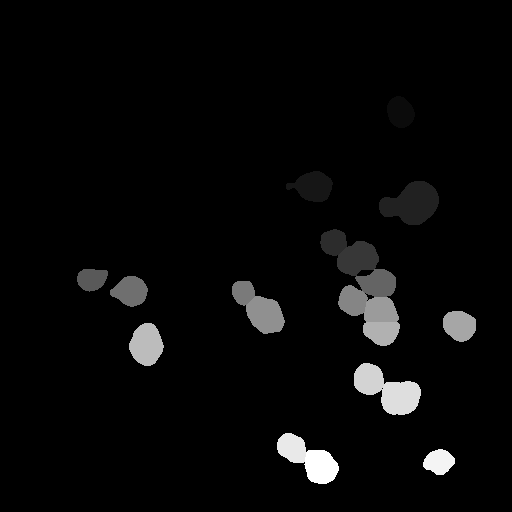
#> input picture testing_environment/test_run/cell/C_0998aab0e8c241dfb7fbed215b6c91c8_rmEcc.png, 512 x 512 px
$ python -i mito_segmentation.py   (imports and definitions only)   (older library calls are emulated)
#> lines starting #> are read from the running program, lines starting #| are printed output that depends on the picture; after the words box and inside, x2 and y2 are one past the last pixel; in counts of white or black regions, pixels touching at a corner belong together
#> further down, picture is the input picture: shape (512, 512, 3); min 0, max 255, mean 8.5

import sys, os, argparse
import re
import numpy as np
from skimage import io
from skimage.morphology import disk
from scipy.ndimage import gaussian_filter
from skimage.filters import median
from scipy.stats import iqr
from skimage.filters import threshold_local
from scipy import ndimage as ndi
from skimage.morphology import skeletonize_3d
from collections import defaultdict
import mahotas as mh

import lib.pathfinder as pathfinder
from lib.read_write import *
from lib.render import *

dtype2bits = {'uint8': 8,
			  'uint16': 16,
			  'uint32': 32}


dtype2range = { 'uint8': 255,
				'uint16': 65535,
				'uint32': 4294967295,
				'uint64': 18446744073709551615}

projection_suffix = "_P"
binary_suffix = "_bin"
skel_suffix = "_skel"
img_suffix = "_fig.png"


# [41 lines left out: functions avg_projection, max_projection, not called in this run]


def gamma_stabilize(image, alpha_clean = 5, floor_method = 'min'):
	"""Normalizes the luma curve. floor intensity becomes 0 and max allowed by the bit number - 1
	Borrowed from Andrei's Imagepipe

	:param image: [np.ndarray]
	:param alpha_clean: [int] size of features that would be removed if surrounded by a majority of
	:param floor_method: [str] ['min', '1q', '5p', 'median'] method of setting the floor intensity. 1q is first quartile, 1p is the first percentile
	:return: [np.ndarray]
	"""
	bits = dtype2bits[image.dtype.name]
	if floor_method == 'min':
		inner_min = np.min(image)
	elif floor_method == '1q':
		inner_min = np.percentile(image, 25)
	elif floor_method == '5p':
		inner_min = np.percentile(image, 5)
	elif floor_method == 'median':
		inner_min = np.median(image)
	else:
		raise PipeArgError('floor_method can only be one of the three types: min, 1q, 5p or median')
	stabilized = (image - inner_min) / (float(2 ** bits) - inner_min)
	stabilized[stabilized < alpha_clean*np.median(stabilized)] = 0
	return stabilized


def fft_ifft(image, struct_element):
	'''Performs a fast fourier transform, removes certain frequencies highlighted by
	the structuring element, and returns the inverse fourier transform back.
	Helper function disk_hole

	:param image: [np.ndarray] Image to be filtered
	:param struct_element: [np.ndarray] filter to be applied to image in frequency space, should be same dimension as input image
	:return: [np.ndarray] filtered image
	'''
	# print "> Performing FFT>filter>IFFT transform"

	fft_transform = np.fft.fft2(image)
	f_shift = np.fft.fftshift(fft_transform)

	# magnitude_spectrum = 20*np.log(np.abs(f_shift))
	# view_2d_img(magnitude_spectrum)
	# view_2d_img(struct_element)

	f_shift_filtered = f_shift * struct_element

	# magnitude_spectrum_filtered = 20*np.log(np.abs(f_shift_filtered))
	# view_2d_img(magnitude_spectrum_filtered)

	f_inv_shift = np.fft.ifftshift(f_shift_filtered)
	recovered_img = np.fft.ifft2(f_inv_shift)
	recovered_img = np.abs(recovered_img)
	return recovered_img


def smooth(image, smoothing_px = 0.5, threshold = 1):
	"""Gaussian smoothing of the image
	Borrowed from Andrei's Imagepipe

	:param image: [np.ndarray] Input image
	:param smoothing_px: [float] size of smoothing pixel
	:param threshold: [int] threshold to filter image intensity
	:return: [np.ndarray]
	"""
	# print "> Filtering image with Gaussian filter"
	if len(image.shape) > 2:
		for i in range(0, image.shape[0]):
			image[i, :, :] = gaussian_filter(image[i, :, :],
											 smoothing_px, mode='constant')
			image[image < threshold * np.mean(image)] = 0
	else:
		image = gaussian_filter(image, smoothing_px, mode='constant')
		image[image < threshold * np.mean(image)] = 0
	return image


def disk_hole(image, radius, pinhole = False):
	'''Returns either an image of a pinhole or a circle in the
	middle for removing high frequency/ low frequency noise using FFT
	same dimensions as input image
	Pinhole =  True : pinhole filter, or high pass filter. Filters out low frequency
	content to yield edges
	Pinhole = False: single dot filter, preserves low frequency content

	:param image: [np.ndarray] 2d input image (filter will be applied eventually), used to get dims
	:param radius: [int] radius of pinhole/pinpoint
	:param pinhole: [bool] determines whether the filter will be a pinhole or pinpoint
	:return: [np.ndarray] 2d filter of same size of 2d image input
	'''
	x, y = image.shape
	structuring_element = np.zeros((x, y), dtype = int)
	center = x//2

	for rows in range(x):
		for cols in range(y):
			if (rows - center + 0.5) ** 2 + (cols - center + 0.5) ** 2 <= radius ** 2:
				structuring_element[rows, cols] = 1
	if pinhole:
		return 1 - structuring_element
	else:
		return structuring_element


def img_type_2uint8(base_image, func = 'floor'):
	'''
	Converts a given image type to a uint8 image
	Rounding is done either via 'floor', 'ceiling', or 'fix' functions in numpy

	:param base_image: [np.ndarray] input image
	:param func: [str] function used for scaling image pixel intensity
	:return: [np.ndarray] uint8 image
	'''
	# print "> Converting Image to uin8"
	try:
		bi_max_val = global_max(base_image)
		bi_min_val = global_min(base_image)
		dt_max = dtype2range['uint8']
		dt_min = 0

		# scaled = dt_min * (1 - ((base_image - bi_min_val) / (bi_max_val - bi_min_val))) + dt_max * ((base_image - bi_min_val)/(bi_max_val - bi_min_val))
		scaled = (base_image - bi_min_val) * ((dt_max - dt_min) / (bi_max_val - bi_min_val)) + dt_min

		if func == 'floor':
			pre_int = np.floor(scaled)
		elif func == 'ceiling':
			pre_int = np.ceil(scaled)
		elif func == 'fix':
			pre_int = np.fix(scaled)
		else:
			raise IOError

		return np.uint8(pre_int)
	except IOError:
		print("Function '{}' not recognized ".format(func))
		raise Exception


def global_max(img_2d):
	'''Returns the maximum pixel value within a 2-3d image'''
	return np.amax(img_2d.flatten())


def global_min(img_2d):
	'''
	Returns the minimum pixel value within a 2-3d image
	'''
	return np.amin(img_2d.flatten())


def label_and_correct(binary_channel, pre_binary, min_px_radius = 10, max_px_radius = 100, min_intensity = 0, mean_diff = 10):
	"""
	Labelling of a binary image, with constraints on minimal feature size, minimal intensity of area
	 covered by a binary label or minimal mean difference from background

	:param binary_channel: [np.ndarray] input image
	:param pre_binary: [np.ndarray] used to compute total intensity
	:param min_px_radius: [float] minimal feature size
	:param min_intensity: [float] minimal total intensity
	:param mean_diff: [float] minimal (multiplicative) difference from the background
	:return: [np.ndarray]
	"""
	labeled_field, object_no = ndi.label(binary_channel, structure = np.ones((3, 3)))

	# [5 lines of commented-out code are left out]
	background_mean = np.mean(pre_binary[labeled_field == 0])
	for label in range(1, object_no+1):
		mask = labeled_field == label
		px_radius = np.sqrt(np.sum((mask).astype(np.int8)))
		total_intensity = np.sum(pre_binary[mask])
		label_mean = np.mean(pre_binary[labeled_field == label])
		if px_radius < min_px_radius or total_intensity < min_intensity or label_mean < mean_diff * background_mean or px_radius > max_px_radius:
			labeled_field[labeled_field == label] = 0
	# dbg.label_and_correct_debug(labeled_field)
	return labeled_field


def binarize_img(raw_img):
	'''
	Function reads in a z stack image and returns the segmented binary image in the form of a numpy array.
	'''
	z, x, y = raw_img.shape
#> z = 512; x = 512; y = 3


	binary = np.zeros_like(raw_img)
	for img_slice in range(z):
		struct_elemt = disk(1)
		slice_data = raw_img[img_slice, :, :]

		output1 = gamma_stabilize(slice_data, alpha_clean = 1, floor_method = 'min')

		output2 = smooth(output1, smoothing_px = 2, threshold = 1)
		median_filtered = median(output1, struct_elemt)
		fft_filter_disk = disk_hole(median_filtered, radius = 5, pinhole = True)
		# Remove High frequency noise from image
		FFT_Filtered = fft_ifft(median_filtered, fft_filter_disk)


		# Convert image to 8 bit for median filter to work
		image_8bit = img_type_2uint8(FFT_Filtered, func = 'floor')
		test = median(image_8bit, struct_elemt)

		test_px_dataset = test.flatten()
		n_bins = int(2 * iqr(test_px_dataset) * (len(test_px_dataset) ** (1/3)))

		if n_bins <= 0:
			n, bin_edge = np.histogram(test_px_dataset)
		else:
			n, bin_edge = np.histogram(test_px_dataset, n_bins)

		test_peak_max_indx = np.argmax(n)
		bin_midpt = (bin_edge[test_peak_max_indx] + bin_edge[test_peak_max_indx + 1]) / 2
		test_mask = test > bin_midpt
		test_masked = test * test_mask

		local_thresh = threshold_local(test_masked,
										block_size = 31,
										offset = -15)
		binary_local = test_masked > local_thresh
		# label individual elements and remove really small noise and background
		corrected_slice = label_and_correct(binary_local, test,
												min_px_radius = 1,
												max_px_radius = 100,
												min_intensity = 0,
												mean_diff = 11.9)
		corrected_slice[corrected_slice > 0] = 1
		binary[img_slice, :, :] = corrected_slice
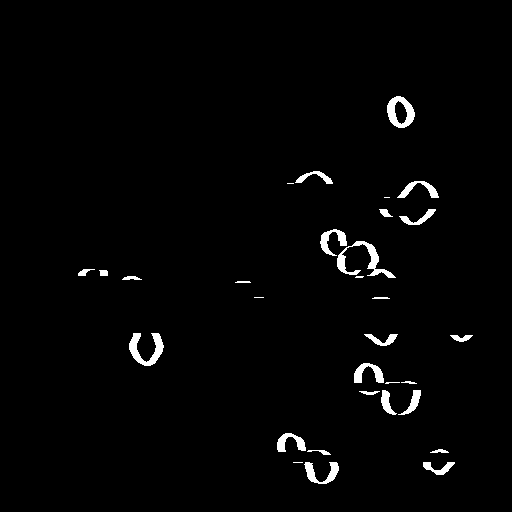
#> binary: shape (512, 512, 3); values 0 (black) and 1 (white), 1.9% white; 31 white regions (6 under 20 px), largest, box (x1, y1, x2, y2) and area: (337, 241, 396, 278) 581, (129, 333, 164, 366) 517, (387, 96, 415, 128) 482


	return binary


def skeletonize_binary(binary_data):
	return skeletonize_3d(binary_data)


# [228 lines left out: functions isfile, get_img_filenames, imglattice2graph, get_3d_neighbor_coords, stack_stack_multply, stack_multiplier and 3 more, not called in this run]


# [2 lines not run here, left out]

>>> import cv2
>>> picture = cv2.imread('../testing_environment/test_run/cell/C_0998aab0e8c241dfb7fbed215b6c91c8_rmEcc.png')
>>> result = binarize_img(picture)

$ run again, on testing_environment/test_run/cell/C_296c5d6800c84651b9716ee448df5393_rmEcc.png
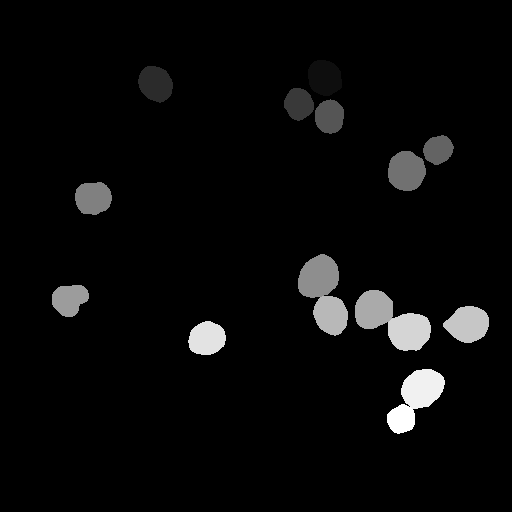
#> input picture testing_environment/test_run/cell/C_296c5d6800c84651b9716ee448df5393_rmEcc.png, 512 x 512 px
#> picture is the input picture: shape (512, 512, 3); min 0, max 255, mean 9.4
#> after the loop in binarize_img, `for img_slice in range(z):`:
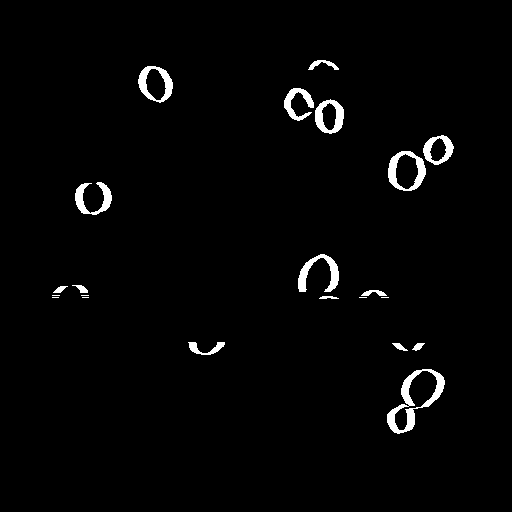
#> binary: shape (512, 512, 3); values 0 (black) and 1 (white), 2.1% white; 22 white regions (6 under 20 px), largest, box (x1, y1, x2, y2) and area: (387, 369, 445, 434) 1029, (388, 151, 426, 191) 617, (298, 254, 339, 292) 584

$ run again, on testing_environment/test_run/cell/C_34aa6989289245bea3354361617dd7ea_rmEcc.png
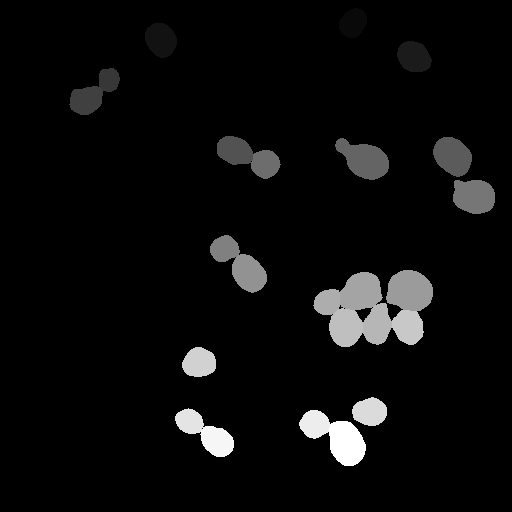
#> input picture testing_environment/test_run/cell/C_34aa6989289245bea3354361617dd7ea_rmEcc.png, 512 x 512 px
#> picture is the input picture: shape (512, 512, 3); min 0, max 255, mean 11.7
#> the loop in binarize_img, `for img_slice in range(z):` made 512 passes
#> (bi_max_val in img_type_2uint8, bi_min_val in img_type_2uint8, n, bin_edge, test_peak_max_indx, bin_midpt, object_no in label_and_correct, background_mean in label_and_correct) on passes 1 to 3: (0, 0, [0, 0, 0, 0, 0, 1536, 0, 0, 0, 0], [-0.5, -0.4, -0.3, -0.2, -0.1, 0, 0.1, 0.2, 0.3, 0.4, 0.5], 5, 0.05, 0, 0), (0, 0, [0, 0, 0, 0, 0, 1536, 0, 0, 0, 0], [-0.5, -0.4, -0.3, -0.2, -0.1, 0, 0.1, 0.2, 0.3, 0.4, 0.5], 5, 0.05, 0, 0), (0, 0, [0, 0, 0, 0, 0, 1536, 0, 0, 0, 0], [-0.5, -0.4, -0.3, -0.2, -0.1, 0, 0.1, 0.2, 0.3, 0.4, 0.5], 5, 0.05, 0, 0)
#> after the loop in binarize_img, `for img_slice in range(z):`:
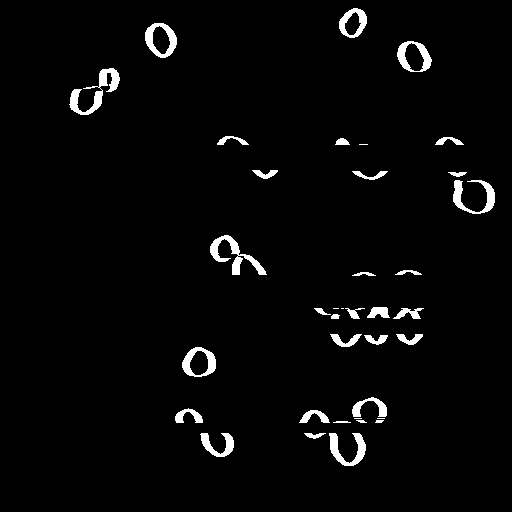
#> binary: shape (512, 512, 3); values 0 (black) and 1 (white), 2.8% white; 37 white regions (5 under 20 px), largest, box (x1, y1, x2, y2) and area: (69, 68, 120, 115) 742, (210, 235, 267, 275) 681, (453, 180, 495, 214) 548

$ run again, on testing_environment/test_run/cell/C_461773e79f4a48379a4fe0c250495fba_rmEcc.png
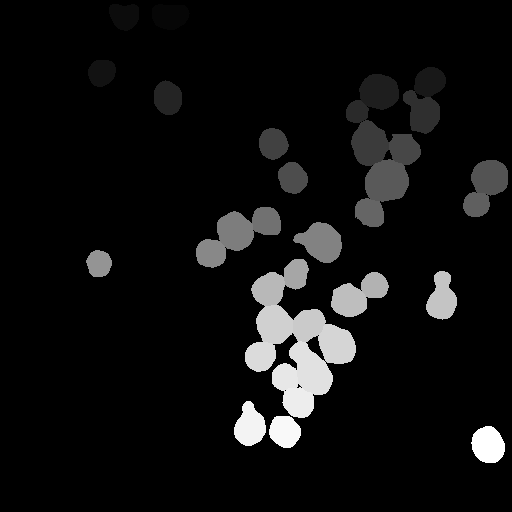
#> input picture testing_environment/test_run/cell/C_461773e79f4a48379a4fe0c250495fba_rmEcc.png, 512 x 512 px
#> picture is the input picture: shape (512, 512, 3); min 0, max 255, mean 15.9
#> the loop in binarize_img, `for img_slice in range(z):` made 512 passes
#> (bi_max_val in img_type_2uint8, bi_min_val in img_type_2uint8, n, bin_edge, test_peak_max_indx, bin_midpt, object_no in label_and_correct, background_mean in label_and_correct) on passes 1 to 3: (0, 0, [0, 0, 0, 0, 0, 1536, 0, 0, 0, 0], [-0.5, -0.4, -0.3, -0.2, -0.1, 0, 0.1, 0.2, 0.3, 0.4, 0.5], 5, 0.05, 0, 0), (0, 0, [0, 0, 0, 0, 0, 1536, 0, 0, 0, 0], [-0.5, -0.4, -0.3, -0.2, -0.1, 0, 0.1, 0.2, 0.3, 0.4, 0.5], 5, 0.05, 0, 0), (0, 0, [0, 0, 0, 0, 0, 1536, 0, 0, 0, 0], [-0.5, -0.4, -0.3, -0.2, -0.1, 0, 0.1, 0.2, 0.3, 0.4, 0.5], 5, 0.05, 0, 0)
#> after the loop in binarize_img, `for img_slice in range(z):`:
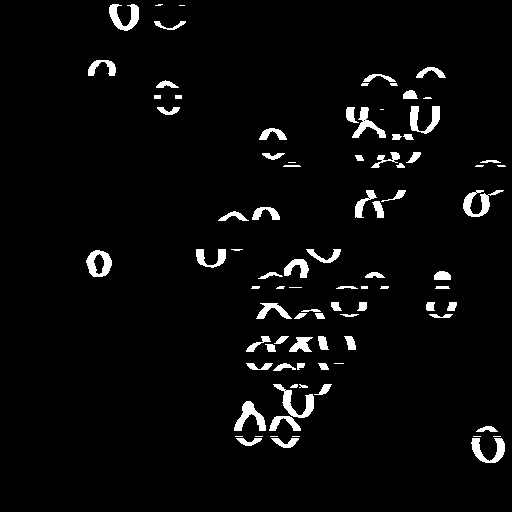
#> binary: shape (512, 512, 3); values 0 (black) and 1 (white), 3.8% white; 90 white regions (16 under 20 px), largest, box (x1, y1, x2, y2) and area: (273, 384, 314, 418) 452, (234, 401, 266, 431) 422, (463, 190, 504, 217) 417
